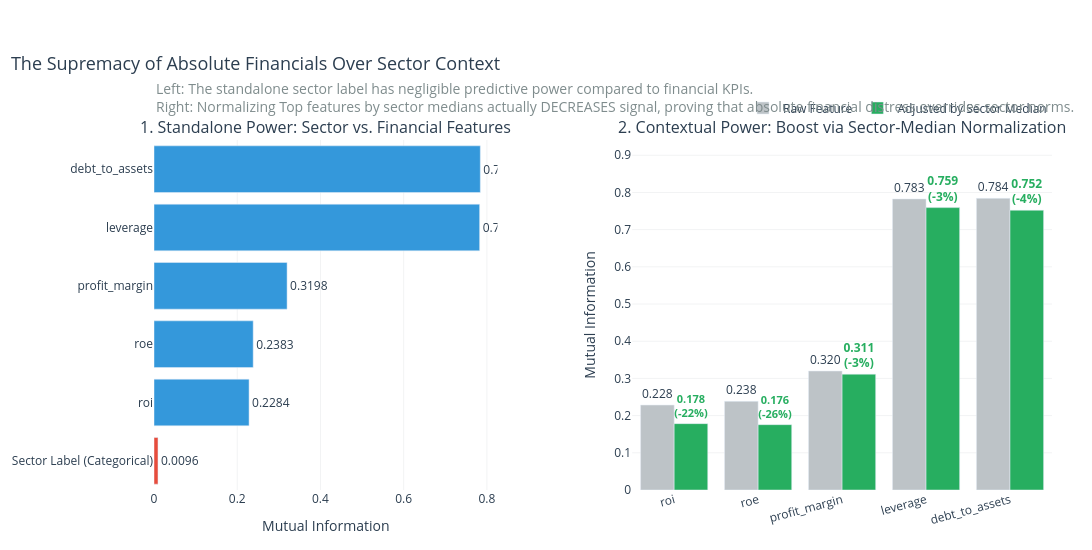

The notebook cell this image was saved under:
### Code cell
import pandas as pd
import numpy as np
from sklearn.feature_selection import mutual_info_classif
from sklearn.preprocessing import LabelEncoder
import plotly.graph_objects as go
from plotly.subplots import make_subplots
import os

# ──────────────────────────────────────────────────────────────────
# 1. SETUP E PREPARAZIONE DATI DINAMICA
# ──────────────────────────────────────────────────────────────────
df = train_df.copy()
TARGET = "financial_health_class"

# Mappatura ATECO (Manteniamo questa per raggruppare i codici in macro-settori leggibili)
ateco_map = {
    (10, 33): "Manufacturing", (41, 43): "Construction", (45, 47): "Wholesale & Retail",
    (55, 56): "Accommodation & Food", (58, 63): "Information & Communication",
    (68, 68): "Real Estate", (69, 75): "Professional & Scientific", (77, 82): "Admin & Support"
}

def get_sector_name(code):
    try:
        code_int = int(code)
        for (lo, hi), name in ateco_map.items():
            if lo <= code_int <= hi: return name
    except: pass
    return "Other"

df["sector_name"] = df["ateco_sector"].astype(str).str.zfill(2).apply(get_sector_name)

# ──────────────────────────────────────────────────────────────────
# 2. SELEZIONE AUTOMATICA DELLE TOP 5 FEATURE (Senza Hardcoding)
# ──────────────────────────────────────────────────────────────────
print("Calcolo dinamico della Mutual Information sulle feature numeriche...")

# Troviamo tutte le feature numeriche escludendo ID, Anno, Target e ATECO
exclude_cols = ["company_id", "proxy_id", "fiscal_year", "ateco_sector", TARGET]
num_cols = [c for c in df.select_dtypes(include=[np.number]).columns if c not in exclude_cols]

# Per un calcolo rapido e robusto della MI, gestiamo temporaneamente i NaN
df_mi_calc = df[num_cols + [TARGET]].dropna()
y_enc_full = LabelEncoder().fit_transform(df_mi_calc[TARGET])

# Calcoliamo la MI di base per tutte le feature numeriche
mi_raw_all = mutual_info_classif(df_mi_calc[num_cols], y_enc_full, random_state=42)
mi_series = pd.Series(mi_raw_all, index=num_cols).sort_values(ascending=False)

# Selezioniamo automaticamente le Top 5 feature più forti
TOP_5_FEATURES = mi_series.head(5).index.tolist()

# Calcoliamo anche la MI del Settore (Categorica) come Standalone
df_sec = df[["sector_name", TARGET]].dropna()
X_sec_enc = LabelEncoder().fit_transform(df_sec["sector_name"]).reshape(-1, 1)
y_sec_enc = LabelEncoder().fit_transform(df_sec[TARGET])
mi_sector_standalone = mutual_info_classif(X_sec_enc, y_sec_enc, discrete_features=True, random_state=42)[0]

# ──────────────────────────────────────────────────────────────────
# 3. ENGINEERING: CALCOLO DEL BOOST PREDITTIVO (Feature vs Mediana)
# ──────────────────────────────────────────────────────────────────
mi_results = []
df_clean = df.dropna(subset=TOP_5_FEATURES + ["sector_name", TARGET]).copy()
y_enc_clean = LabelEncoder().fit_transform(df_clean[TARGET])

for col in TOP_5_FEATURES:
    # Feature Raw
    mi_raw = mutual_info_classif(df_clean[[col]], y_enc_clean, random_state=42)[0]
    
    # Feature Relative: Calcoliamo dinamicamente la differenza dalla Mediana di Settore
    med_col = df_clean.groupby("sector_name")[col].transform("median")
    df_clean[f"{col}_rel_med"] = df_clean[col] - med_col
    
    mi_rel = mutual_info_classif(df_clean[[f"{col}_rel_med"]], y_enc_clean, random_state=42)[0]
    
    mi_results.append({
        "Feature": col,
        "MI_Raw": mi_raw,
        "MI_Relative": mi_rel,
        "Boost_Pct": ((mi_rel - mi_raw) / mi_raw) * 100 if mi_raw > 0 else 0
    })

results_df = pd.DataFrame(mi_results).sort_values(by="MI_Raw", ascending=True)

# ──────────────────────────────────────────────────────────────────
# 4. CREAZIONE DELLA VISUALIZZAZIONE "AUDIT-FRIENDLY"
# ──────────────────────────────────────────────────────────────────
fig = make_subplots(
    rows=1, cols=2,
    column_widths=[0.45, 0.55],
    horizontal_spacing=0.15,
    subplot_titles=[
        "1. Standalone Power: Sector vs. Financial Features",
        "2. Contextual Power: Boost via Sector-Median Normalization"
    ]
)

# --- PANNELO 1: Sector Label vs Top Financial Features ---
names = ["Sector Label (Categorical)"] + results_df["Feature"].tolist()
values = [mi_sector_standalone] + results_df["MI_Raw"].tolist()
colors = ["#E74C3C"] + ["#3498DB"] * len(results_df)

fig.add_trace(
    go.Bar(
        x=values,
        y=names,
        orientation='h',
        marker_color=colors,
        text=[f"{v:.4f}" for v in values],
        textposition="outside",
        showlegend=False
    ),
    row=1, col=1
)

# --- PANNELLO 2: Raw vs Sector-Relative Features ---
fig.add_trace(
    go.Bar(
        name="Raw Feature",
        x=results_df["Feature"],
        y=results_df["MI_Raw"],
        marker_color="#BDC3C7",
        text=[f"{v:.3f}" for v in results_df["MI_Raw"]],
        textposition="outside"
    ),
    row=1, col=2
)

fig.add_trace(
    go.Bar(
        name="Adjusted by Sector Median",
        x=results_df["Feature"],
        y=results_df["MI_Relative"],
        marker_color="#27AE60",
        text=[f"{v:.3f}<br>(+{b:.0f}%)" if b > 0 else f"{v:.3f}<br>({b:.0f}%)" 
              for v, b in zip(results_df["MI_Relative"], results_df["Boost_Pct"])],
        textposition="outside",
        textfont=dict(color="#27AE60", weight="bold")
    ),
    row=1, col=2
)

## --- Layout Formale e Pulito ---
fig.update_layout(
    title=dict(
        text="The Supremacy of Absolute Financials Over Sector Context",
        font=dict(size=18, color="#2C3E50"),
        x=0.01
    ),
    barmode='group',
    paper_bgcolor="white",
    plot_bgcolor="white",
    font=dict(color="#2C3E50", size=12),
    margin=dict(t=140, l=20, r=40, b=60), 
    height=550, width=1200,
    legend=dict(orientation="h", yanchor="bottom", y=1.05, xanchor="right", x=1)
)

# Sottotitolo aggiornato con la REALE scoperta guidata dai dati
fig.add_annotation(
    text="Left: The standalone sector label has negligible predictive power compared to financial KPIs.<br>"
         "Right: Normalizing Top features by sector medians actually DECREASES signal, proving that absolute financial distress overrides sector norms.",
    xref="paper", yref="paper",
    x=0.0, y=1.18, 
    showarrow=False,
    font=dict(size=14, color="#7F8C8D"),
    align="left"
)

# Assi Pannello 1
fig.update_xaxes(title_text="Mutual Information", showgrid=True, gridcolor="#F2F3F4", row=1, col=1)
# Assi Pannello 2
fig.update_yaxes(title_text="Mutual Information", showgrid=True, gridcolor="#F2F3F4", range=[0, results_df["MI_Raw"].max() * 1.2], row=1, col=2)
fig.update_xaxes(tickangle=-15, row=1, col=2)

# Salvataggio
OUTPUT_PATH = "analysis_output"
os.makedirs(OUTPUT_PATH, exist_ok=True)
p = os.path.join(OUTPUT_PATH, "audit_sector_power_dynamic.png")
fig.write_image(p, scale=2)

fig.show()

### Figure 1 — Plotly figure (JSON) as saved in the notebook; plotly's stock layout.template omitted (floating-point values rounded to 4 significant figures)
{"data": [{"marker": {"color": ["#E74C3C", "#3498DB", "#3498DB", "#3498DB", "#3498DB", "#3498DB"]}, "orientation": "h", "showlegend": false, "text": ["0.0096", "0.2284", "0.2383", "0.3198", "0.7826", "0.7842"], "textposition": "outside", "type": "bar", "x": [0.009587, 0.2284, 0.2383, 0.3198, 0.7826, 0.7842], "xaxis": "x", "y": ["Sector Label (Categorical)", "roi", "roe", "profit_margin", "leverage", "debt_to_assets"], "yaxis": "y"}, {"marker": {"color": "#BDC3C7"}, "name": "Raw Feature", "text": ["0.228", "0.238", "0.320", "0.783", "0.784"], "textposition": "outside", "type": "bar", "x": ["roi", "roe", "profit_margin", "leverage", "debt_to_assets"], "xaxis": "x2", "y": [0.2284, 0.2383, 0.3198, 0.7826, 0.7842], "yaxis": "y2"}, {"marker": {"color": "#27AE60"}, "name": "Adjusted by Sector Median", "text": ["0.178<br>(-22%)", "0.176<br>(-26%)", "0.311<br>(-3%)", "0.759<br>(-3%)", "0.752<br>(-4%)"], "textfont": {"color": "#27AE60", "weight": "bold"}, "textposition": "outside", "type": "bar", "x": ["roi", "roe", "profit_margin", "leverage", "debt_to_assets"], "xaxis": "x2", "y": [0.1785, 0.1756, 0.3115, 0.7592, 0.7522], "yaxis": "y2"}], "layout": {"annotations": [{"font": {"size": 16}, "showarrow": false, "text": "1. Standalone Power: Sector vs. Financial Features", "x": 0.1913, "xanchor": "center", "xref": "paper", "y": 1, "yanchor": "bottom", "yref": "paper"}, {"font": {"size": 16}, "showarrow": false, "text": "2. Contextual Power: Boost via Sector-Median Normalization", "x": 0.7662, "xanchor": "center", "xref": "paper", "y": 1, "yanchor": "bottom", "yref": "paper"}, {"align": "left", "font": {"color": "#7F8C8D", "size": 14}, "showarrow": false, "text": "Left: The standalone sector label has negligible predictive power compared to financial KPIs.<br>Right: Normalizing Top features by sector medians actually DECREASES signal, proving that absolute financial distress overrides sector norms.", "x": 0, "xref": "paper", "y": 1.18, "yref": "paper"}], "barmode": "group", "font": {"color": "#2C3E50", "size": 12}, "height": 550, "legend": {"orientation": "h", "x": 1, "xanchor": "right", "y": 1.05, "yanchor": "bottom"}, "margin": {"b": 60, "l": 20, "r": 40, "t": 140}, "paper_bgcolor": "white", "plot_bgcolor": "white", "title": {"font": {"color": "#2C3E50", "size": 18}, "text": "The Supremacy of Absolute Financials Over Sector Context", "x": 0.01}, "width": 1200, "xaxis": {"anchor": "y", "domain": [0, 0.3825], "gridcolor": "#F2F3F4", "showgrid": true, "title": {"text": "Mutual Information"}}, "xaxis2": {"anchor": "y2", "domain": [0.5325, 1], "tickangle": -15}, "yaxis": {"anchor": "x", "domain": [0, 1]}, "yaxis2": {"anchor": "x2", "domain": [0, 1], "gridcolor": "#F2F3F4", "range": [0, 0.941], "showgrid": true, "title": {"text": "Mutual Information"}}}}
